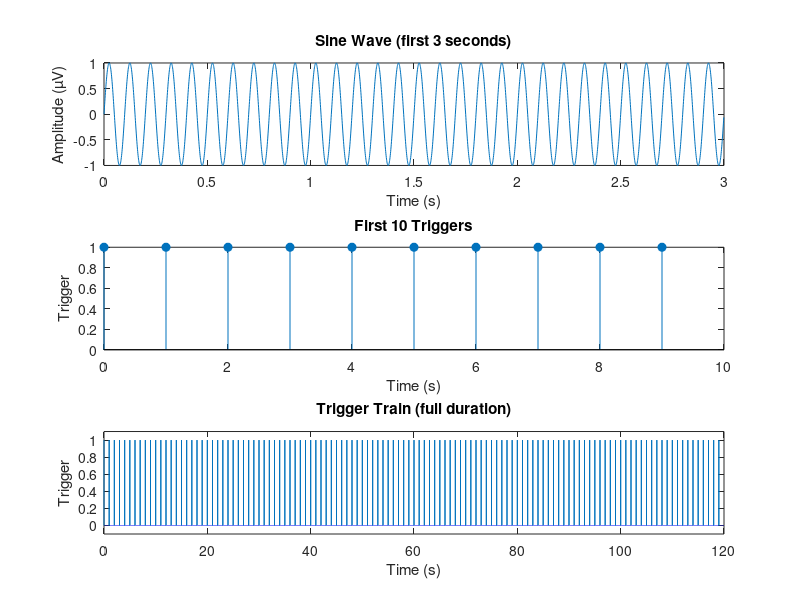

Here is the MATLAB script that generated this plot:
%% Continuous sine + trigger -> save -> load in EEGLAB -> epoch -> average
clear; clc;

%% Add EEGLAB
addpath('H:\01_Projekte\12_EEG_Analysis_Tool\eeglab');

%% ----------------- PARAMETERS -----------------
srate      = 1000;      % Hz
duration_s = 120;       % total recording length in seconds
freq       = 10;        % sine frequency Hz
amp_uV     = 1;      % amplitude in microvolt (µV)
trigger_interval_s = 1; % trigger every 1 second
epoch_win = [-0.2 0.8]; % epoch window in seconds
outFolder = fullfile('synData','ContinuousSine');
if ~exist(outFolder,'dir'), mkdir(outFolder); end
%% ------------------------------------------------

%% Create time vector and channels
nSamples = duration_s * srate;
t = (0:nSamples-1) / srate;

% Channel 1: continuous sine
ch1 = amp_uV * sin(2*pi*freq*t);

% Channel 2: trigger (0 everywhere, 1 every 1s)
ch2 = zeros(1, nSamples);
trigger_samples = round(1 : trigger_interval_s*srate : nSamples);
ch2(trigger_samples) = 1;

% Combine data [channels x samples]
data = [ch1; ch2];

%% Save to binary
binFile = fullfile(outFolder, 'ContinuousSine_continuous.bin');
fid = fopen(binFile, 'w');
fwrite(fid, data, 'double');
fclose(fid);
fprintf('Saved binary: %s\n', binFile);

%% Save JSON
params = struct();
params.method = 'ContinuousSine';
params.srate = srate;
params.duration_s = duration_s;
params.freq_hz = freq;
params.amplitude_uV = amp_uV;
params.trigger_interval_s = trigger_interval_s;
params.epoch_window_s = epoch_win;

jsonFile = fullfile(outFolder, 'params.json');
fid = fopen(jsonFile,'w');
fwrite(fid, jsonencode(params), 'char');
fclose(fid);
fprintf('Saved JSON: %s\n', jsonFile);

%% ----------------- PLOTS -----------------
figure('Name','Synthetic Continuous Sine');

subplot(3,1,1);
plot(t(1:3000), ch1(1:3000));
xlabel('Time (s)');
ylabel('Amplitude (µV)');
title('Sine Wave (first 3 seconds)');

subplot(3,1,2);
stem(t(trigger_samples(1:10)), ones(1,10), 'filled');
xlabel('Time (s)');
ylabel('Trigger');
title('First 10 Triggers');
xlim([0 10]);

subplot(3,1,3);
plot(t, ch2);
xlabel('Time (s)');
ylabel('Trigger');
title('Trigger Train (full duration)');
ylim([-0.1 1.1]);
